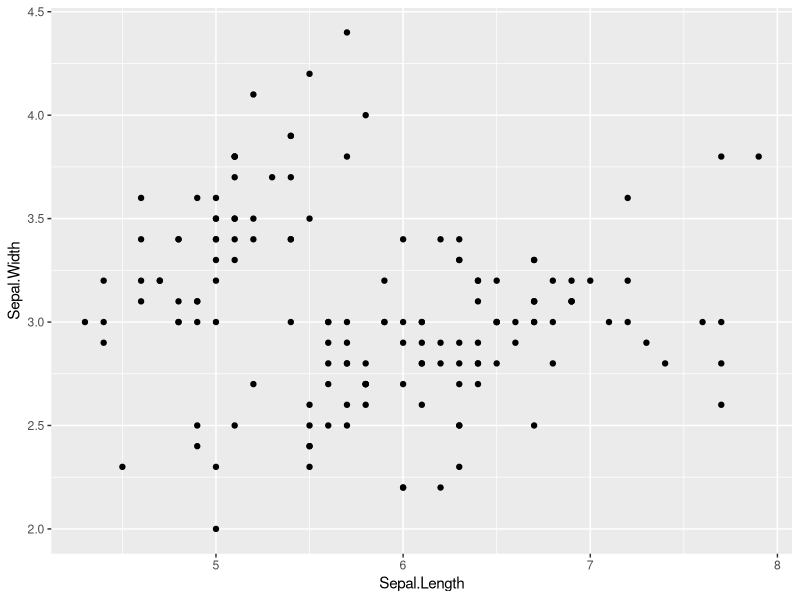
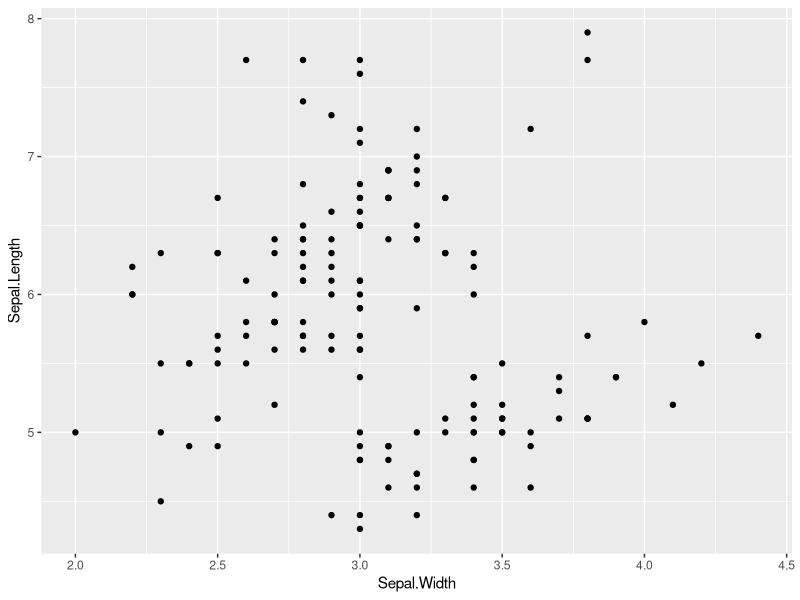
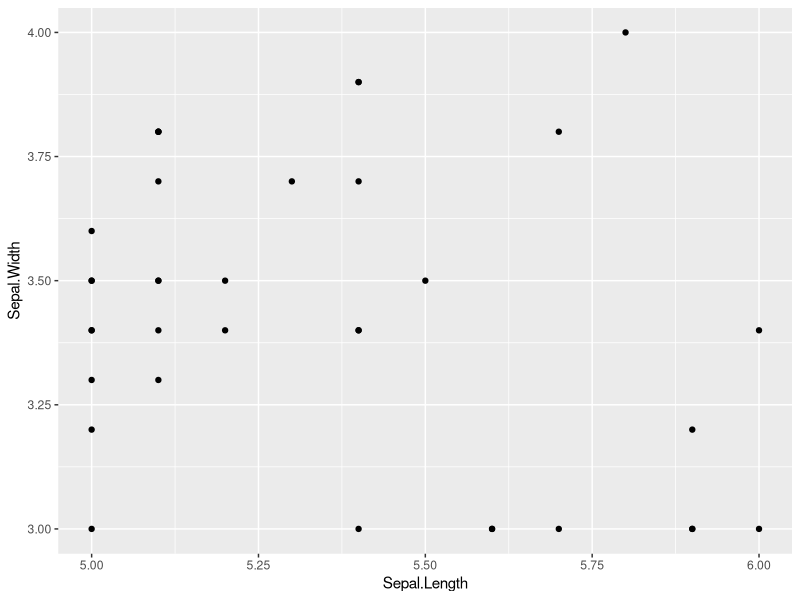
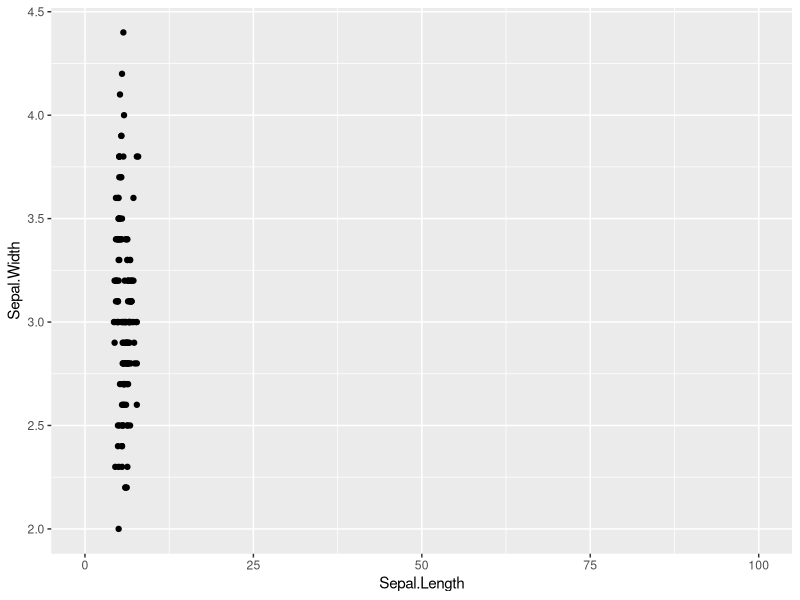
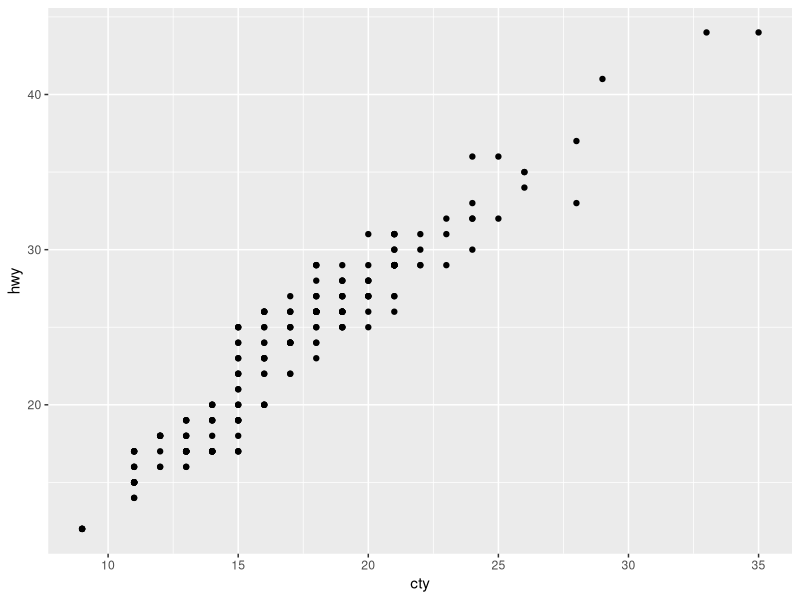
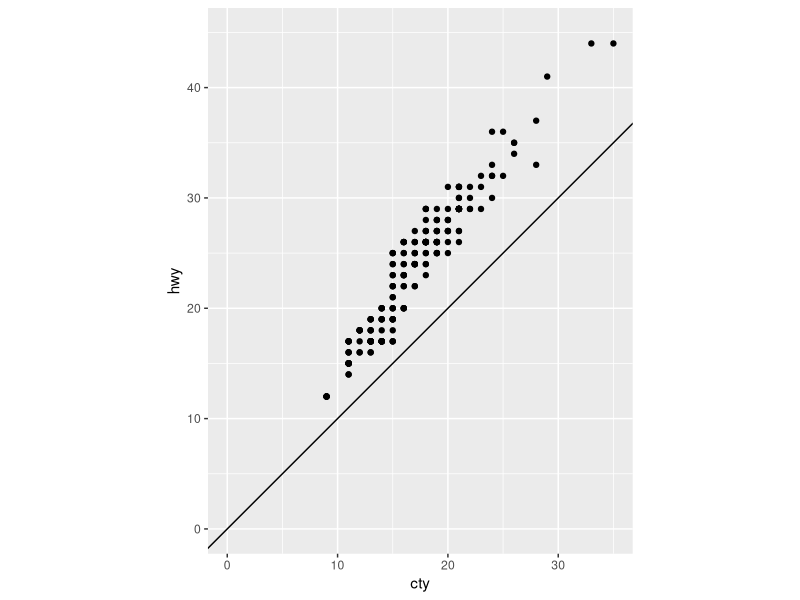
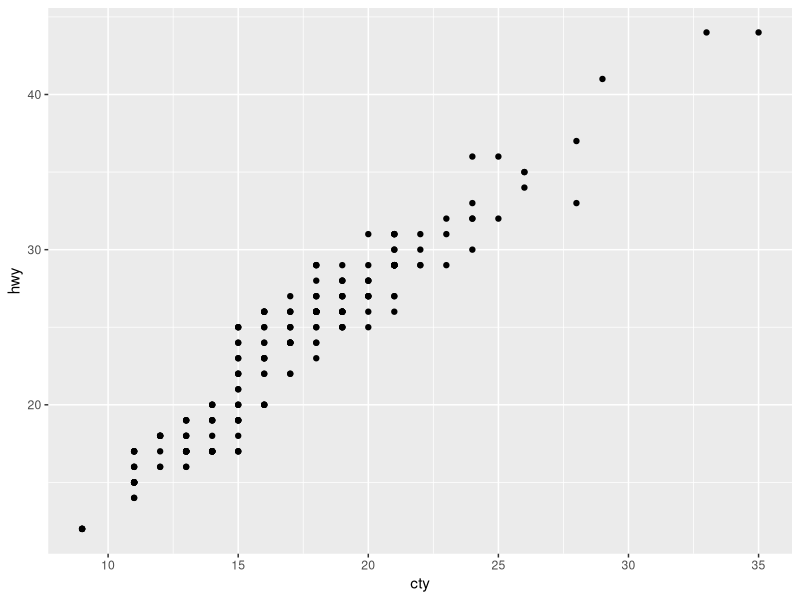

R code for these plots, in order: (Note: this script raises an error after producing the figures.)
###########ggplot avance

library(tidyverse)
base<-iris%>%
  ggplot(aes(x=Sepal.Length,y=Sepal.Width))+
geom_point()
base
##fonction coor*
base+coord_flip() #change axe x et coord y
##limiter les axes
base+coord_cartesian(xlim = c(5,6),ylim=c(3,4))
base+coord_cartesian(xlim = c(0,100))

##raport entre les echeeles de x et de y
miles<-mpg%>%
ggplot(aes(x=cty,y=hwy))+geom_point()

miles
miles+coord_equal(ratio=1/1,xlim = c(0,35),ylim = c(0,45))+
  geom_abline(slap=1,intercept = 0) #add a line
#ratio 1unite de x =1 unite de y
##modifier l'echelle des axes
#touote transformation mathematique est possible
miles
miles+cood_trans(x="log",y="log")

##coordonnees polaires
base+coord_polar(theta = "y",direction = -1)
##cammenbert --pie chart
iris%>%ggplot(aes(x="",y=Species,fill=Species))+geom_col()+coord_polar(theta = "y")
#theta = angle

###sacle##
base<-iris%>%
ggplot(aes(x=Sepal.Length,y=Sepal.Width,color=Species,size=Petal.Length))+
  geom_point()
base
###colors
base+scale_color_brewer(type = "qual")

###colorblind
base+scale_colour_viridis_d()

##quels sont les palettes de coulour de brewer?
RColorBrewer::display.brewer.all()

###faire tous seuls comme des grands
base+scale_color_manual(values = c("indianred","brown","#fdf603"))
base+scale_color_grey()

###continous variables
base<-iris%>%
  ggplot(aes(x=Sepal.Length,y=Sepal.Width,color=Petal.Length,size=Petal.Length))+
  geom_point()
base
base+scale_color_gradient(low = "green",high="red")
base+scale_color_gradient(low="green",high = "red")
base+scale_color_gradient2(low = "blue",mid = "white",high = "red",midpoint = 1.5)

##entre discrete et continu!:binned scale
base+scale_color_binned(type="viridis")
###size change la taille
base
base+scale_size_area(max_size = 12)
###remplissage(fill)
base<-mpg%>%
  ggplot(aes(x=manufacturer,fill=manufacturer))+
  geom_bar()
base
base+scale_fill_viridis_d()
base+scale_fill_brewer(palette = "Set2")
##differenece entre changer les couleurs du mapping
#ou changer les  couleur d'un objet
#toutes barre rouges
base+geom_bar(fill="red")
base+geom_bar(color="red")
base+geom_bar(fill="red",width = 2)
###tout ce qui passe par aes( )et scale change par variable
##tout ce qui passe directement aux geom
base+theme_classic()
base+theme_minimal()
base+theme_void()

install.packages("ggpthemes")
library("ggthemes")
basa+theme_stata()
##controle a la main
base+theme()
###comment ajouter des titres
base+labs(title = "mon titre",subtitle = "mon soutitre")

###comment ajouter le lilgnes
mpg
